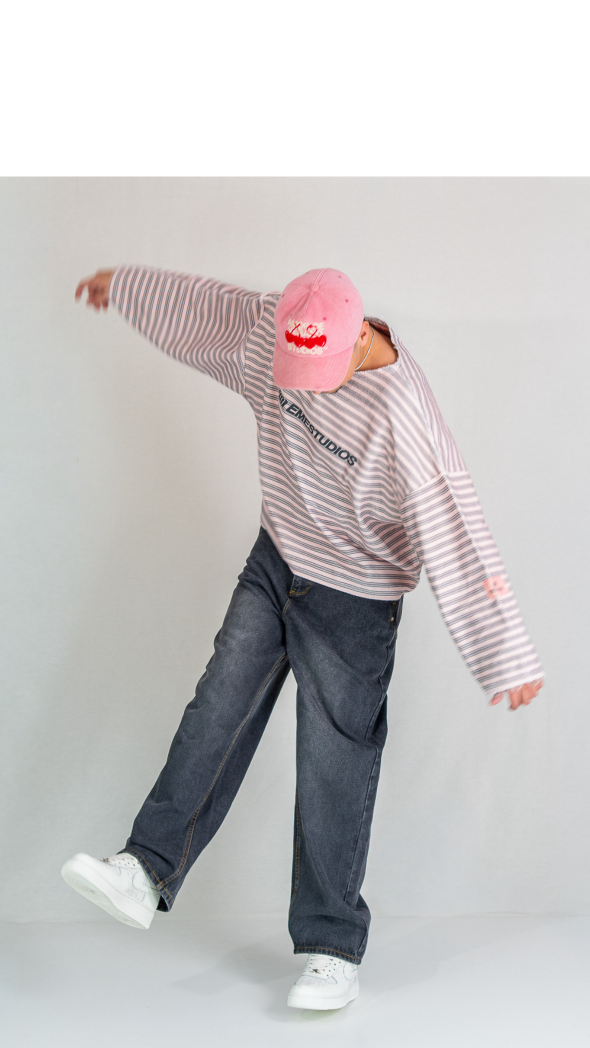
#> input picture cartel/foto.jpg, 1179 x 2096 px, given in place of selfie-derecho.png, which was not available (shown at 1/2 size)
$ python mascara.py
#> lines starting #> are read from the running program, lines starting #| are printed output that depends on the picture
import numpy as np
from PIL import Image, ImageFilter
from scipy import ndimage
im=np.asarray(Image.open('02_assets/generados/selfie-derecho.png')).astype(np.float32)/255
al=np.asarray(Image.open('02_assets/generados/persona-recortada.png').split()[-1]).astype(np.float32)/255
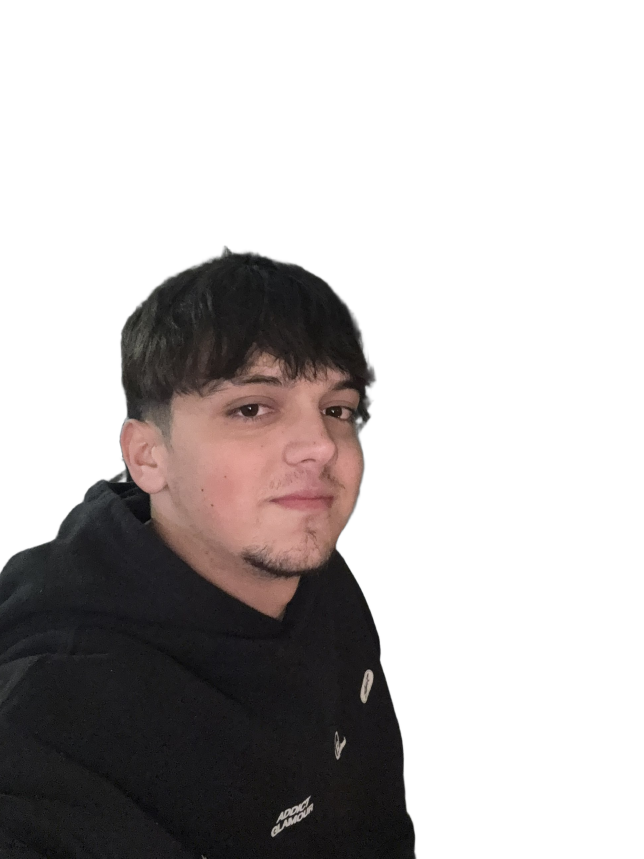
#> input picture proyectos/2026-11-27_camiseta-madrid/02_assets/generados/persona-recortada.png, 1932 x 2576 px, found by its file name (shown at 1/3 size)
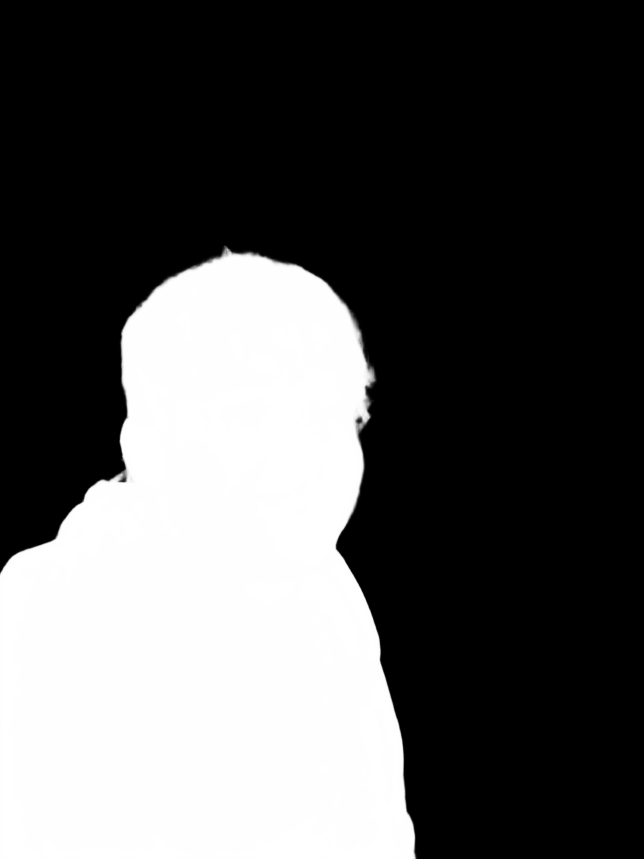
#> al: shape (2576, 1932) float32 (shown at 1/3 size); min 0, max 1, mean 0.339
H,W=al.shape
#> H = 2576; W = 1932
lum=im.mean(2); sat=im.max(2)-im.min(2)
#> after `lum = im.mean(2)`:
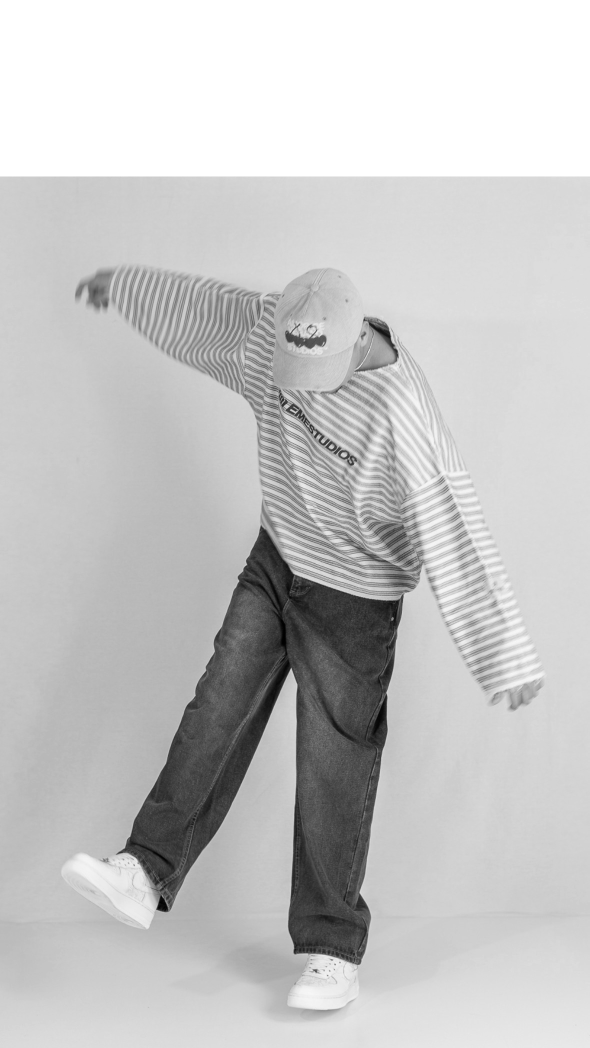
#> lum: shape (2096, 1179) float32 (shown at 1/2 size); min 0, max 1, mean 0.774
#> after `sat = im.max(2) - im.min(2)`:
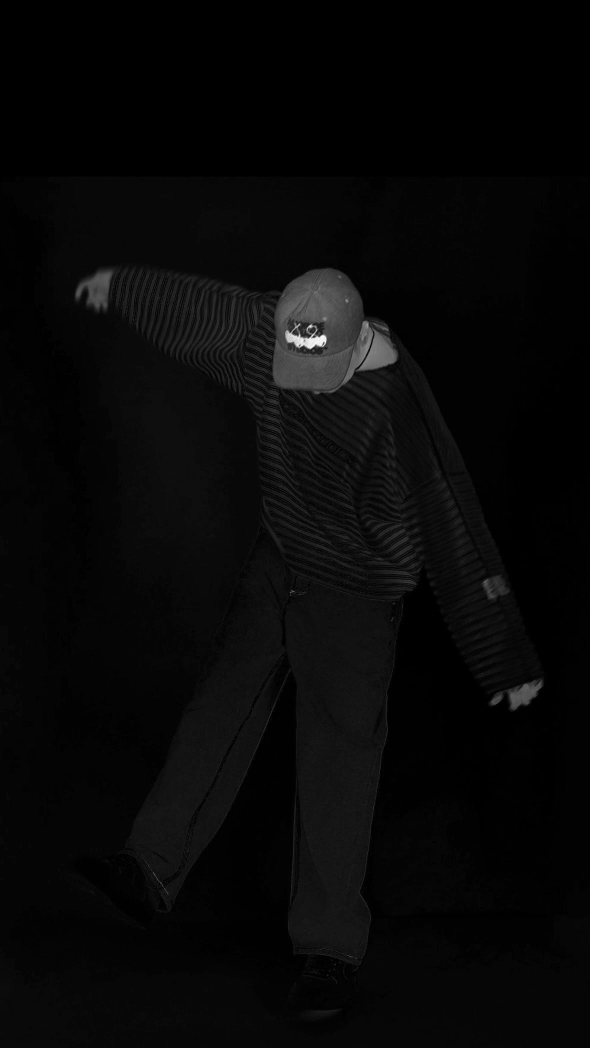
#> sat: shape (2096, 1179) float32 (shown at 1/2 size); min 0, max 1, mean 0.0333
yy=np.arange(H)[:,None]*np.ones((1,W))
#> (the run stopped early here; a loop or call above may not have finished)
